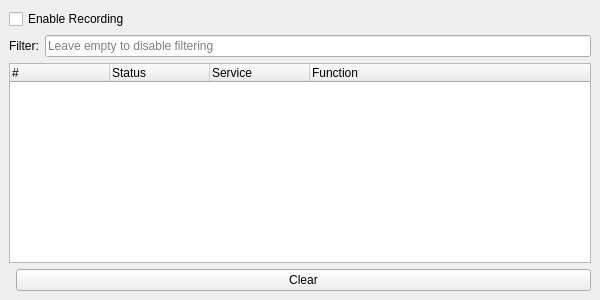
<?xml version="1.0" encoding="UTF-8"?>
<ui version="4.0">
 <class>IPCRecorder</class>
 <widget class="QDockWidget" name="IPCRecorder">
  <property name="geometry">
   <rect>
    <x>0</x>
    <y>0</y>
    <width>600</width>
    <height>300</height>
   </rect>
  </property>
  <property name="windowTitle">
   <string>IPC Recorder</string>
  </property>
  <widget class="QWidget">
   <layout class="QVBoxLayout">
    <item>
     <widget class="QCheckBox" name="enabled">
      <property name="text">
       <string>Enable Recording</string>
      </property>
     </widget>
    </item>
    <item>
     <layout class="QHBoxLayout">
      <item>
       <widget class="QLabel">
        <property name="text">
         <string>Filter:</string>
        </property>
       </widget>
      </item>
      <item>
       <widget class="QLineEdit" name="filter">
        <property name="placeholderText">
         <string>Leave empty to disable filtering</string>
        </property>
       </widget>
      </item>
     </layout>
    </item>
    <item>
     <widget class="QTreeWidget" name="main">
      <property name="alternatingRowColors">
       <bool>true</bool>
      </property>
      <column>
       <property name="text">
        <string>#</string>
       </property>
      </column>
      <column>
       <property name="text">
        <string>Status</string>
       </property>
      </column>
      <column>
       <property name="text">
        <string>Service</string>
       </property>
      </column>
      <column>
       <property name="text">
        <string>Function</string>
       </property>
      </column>
     </widget>
    </item>
    <item>
     <layout class="QHBoxLayout">
      <item>
       <spacer>
        <property name="orientation">
         <enum>Qt::Horizontal</enum>
        </property>
       </spacer>
      </item>
      <item>
       <widget class="QPushButton" name="clearButton">
        <property name="text">
         <string>Clear</string>
        </property>
       </widget>
      </item>
     </layout>
    </item>
   </layout>
  </widget>
 </widget>
 <resources/>
 <connections/>
</ui>
